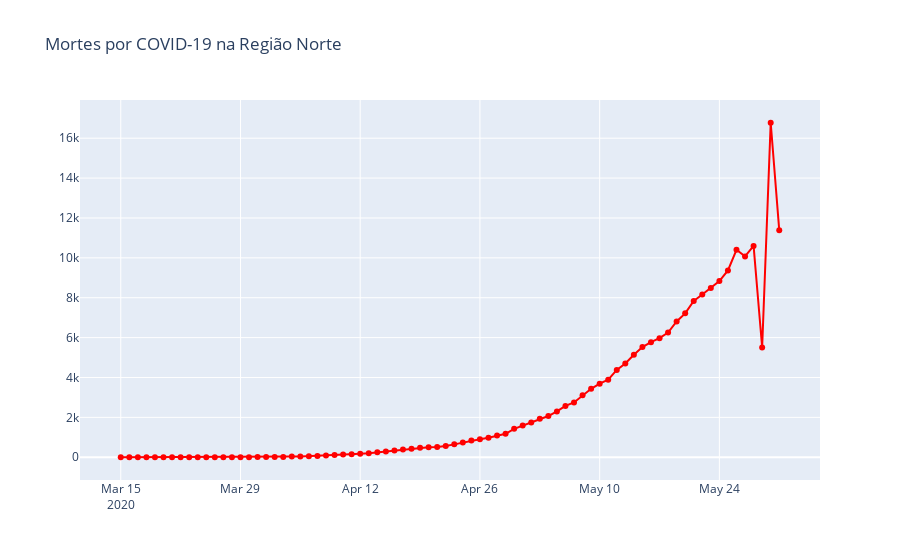

Notebook code for this chart:
### Code cell
# mortes por COVID-19
fig = go.Figure()
fig.add_trace(go.Scatter(x=north.date, y=north.deaths, 
                         name='Mortes', mode='lines+markers', line={'color': 'red'}))
# layout
fig.update_layout(title='Mortes por COVID-19 na Região Norte')

fig.show()
